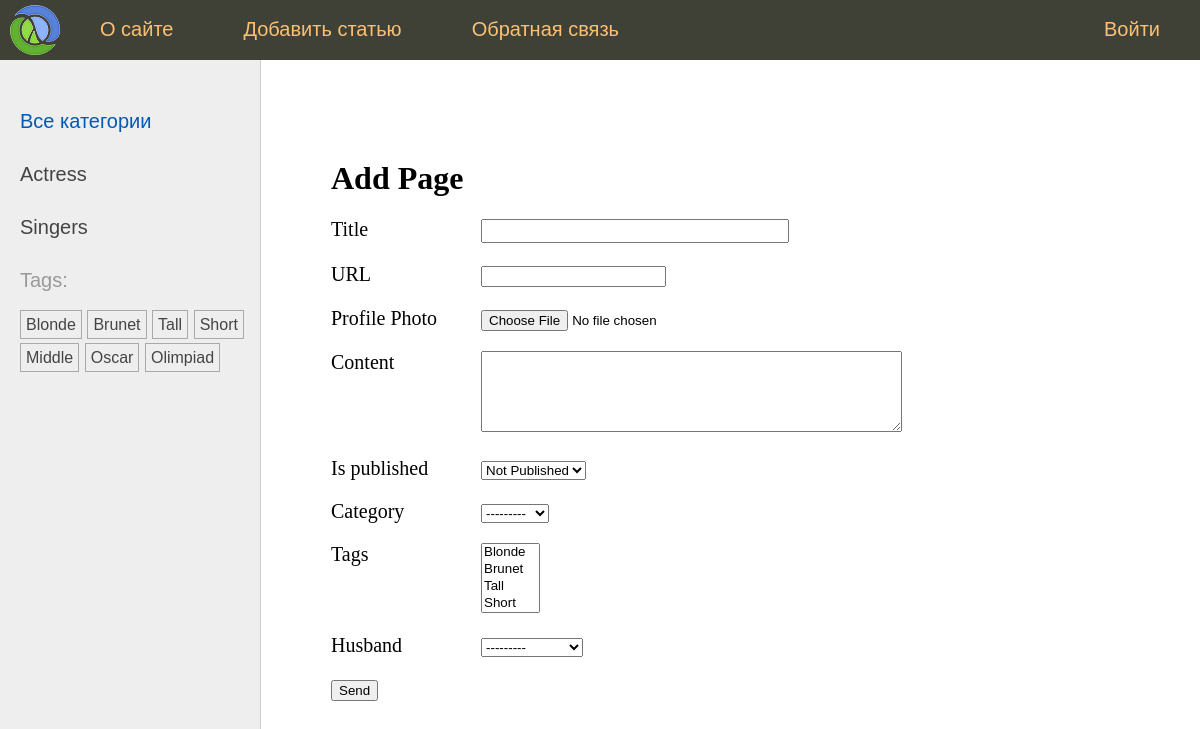
The page /addpage/ on the database its author committed.
### women/models.py (models this page shows)
class Category(models.Model):
    name = models.CharField(max_length=100, db_index = True)
    slug = models.SlugField(max_length=255, unique=True, db_index = True)
    class Meta:
        verbose_name = 'Category'
        verbose_name_plural = 'Categories'
    def __str__(self) -> str:
        return self.name

class TagPost(models.Model):
    tag = models.CharField(max_length=100, db_index=True)
    slug = models.SlugField(max_length=255, db_index = True,unique=True)
    def __str__(self) -> str:
        return self.tag

### women/views.py (the view)
# urls.py: path('addpage/', views.AddPage.as_view(), name='add_page'),
class AddPage(DataMixin,CreateView):
    form_class = AddPostForm
    template_name = 'women/addpage.html'
    success_url = reverse_lazy('home')
    title_page = 'Add Page'

### women/forms.py (shortened to what this page needs)
class AddPostForm(forms.ModelForm):
    class Meta:
        model = Women
        fields = '__all__'
        widgets = {
            'title':forms.TextInput(attrs={'class':'form-input'}),
            'content':forms.Textarea(attrs={'cols':50, 'rows':5})
        }
        labels = {
            'slug':'URL'
        }

### women/models.py (called while the page is built)
    def __str__(self) -> str:
        return self.name

### women/templatetags/women_tags.py (called while the page is built)
@register.inclusion_tag('women/list_categories.html')
def show_categories(cats_selected=0):
    cats = Category.objects.all()
    return {'cats':cats,'cats_selected':cats_selected}

@register.inclusion_tag('women/list_tags.html')
def show_all_tags():
    return {'tags':TagPost.objects.all()}

### women/templates/women/addpage.html (shortened to what this page needs)
{% extends 'base.html' %}
{% block content %}
    <h1>{{ title }}</h1>
    <form action="" method="post" enctype="multipart/form-data">
        {% for f in form %}
        	<p><label class="form-label" for="{{ f.id_for_label }}" >{{ f.label }}</label>{{ f }}</p>
        {% endfor %}
        <p><button type="submit">Send</button></p>
    </form>
{% endblock %}

### women/templates/women/list_categories.html
{% for cat in cats %}
{% if cat.id == cat_selected %}
    <li class="selected">{{cat.name}}</li>
{% else %}
    <li><a href="{% url "category" cat.slug %}">{{cat.name}}</a></li>
{% endif %}
{% endfor %}

### women/templates/women/list_tags.html
{% if tags %}
<p>Tags:</p>
<ul class="tags-list">
    {% for tag in tags %}
    <li><a href="{% url "tag" tag.slug %}">{{tag.tag}}</a></li>
    {% endfor %}
</ul>
{% endif %}

### rows shown on the page
Category: name "Actress"
Category: name "Singers"
TagPost: tag "Blonde"
TagPost: tag "Brunet"
TagPost: tag "Tall"
TagPost: tag "Short"
TagPost: tag "Middle"
TagPost: tag "Oscar"
TagPost: tag "Olimpiad"

### other values the page prints
{{ m.title }} "О сайте" "Добавить статью" "Обратная связь" "Войти"
{{ title }} "Add Page"
{{ f.label }} "Title" "URL" "Profile Photo" "Content" "Is published" "Category" "Tags" "Husband"
